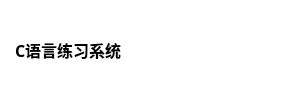
       <widget class="QWidget" name="widget_4" native="true">
        <property name="styleSheet">
         <string notr="true">QWidget {
	background-color: #FFF;
}

QPushButton {
	border: none;
}</string>
        </property>
        <layout class="QHBoxLayout" name="horizontalLayout_2">
         <property name="leftMargin">
          <number>15</number>
         </property>
         <property name="rightMargin">
          <number>18</number>
         </property>
         <item>
          <widget class="QLabel" name="label">
           <property name="font">
            <font>
             <family>微软雅黑</family>
             <pointsize>12</pointsize>
             <bold>true</bold>
            </font>
           </property>
           <property name="text">
            <string>C语言练习系统</string>
           </property>
          </widget>
         </item>
         <item>
          <spacer name="horizontalSpacer">
           <property name="orientation">
            <enum>Qt::Horizontal</enum>
           </property>
           <property name="sizeHint" stdset="0">
            <size>
             <width>40</width>
             <height>20</height>
            </size>
           </property>
          </spacer>
         </item>
         <item>
          <widget class="QPushButton" name="btn_min">
           <property name="text">
            <string/>
           </property>
           <property name="icon">
            <iconset resource="res.qrc">
             <normaloff>:/resource/min.png</normaloff>:/resource/min.png</iconset>
           </property>
          </widget>
         </item>
         <item>
          <spacer name="horizontalSpacer_2">
           <property name="orientation">
            <enum>Qt::Horizontal</enum>
           </property>
           <property name="sizeType">
            <enum>QSizePolicy::Fixed</enum>
           </property>
           <property name="sizeHint" stdset="0">
            <size>
             <width>5</width>
             <height>20</height>
            </size>
           </property>
          </spacer>
         </item>
         <item>
          <widget class="QPushButton" name="btn_resize">
           <property name="text">
            <string/>
           </property>
           <property name="icon">
            <iconset resource="res.qrc">
             <normaloff>:/resource/resize.png</normaloff>:/resource/resize.png</iconset>
           </property>
          </widget>
         </item>
         <item>
          <spacer name="horizontalSpacer_3">
           <property name="orientation">
            <enum>Qt::Horizontal</enum>
           </property>
           <property name="sizeType">
            <enum>QSizePolicy::Fixed</enum>
           </property>
           <property name="sizeHint" stdset="0">
            <size>
             <width>5</width>
             <height>20</height>
            </size>
           </property>
          </spacer>
         </item>
         <item>
          <widget class="QPushButton" name="btn_close">
           <property name="text">
            <string/>
           </property>
           <property name="icon">
            <iconset resource="res.qrc">
             <normaloff>:/resource/close.png</normaloff>:/resource/close.png</iconset>
           </property>
          </widget>
         </item>
        </layout>
       </widget>
